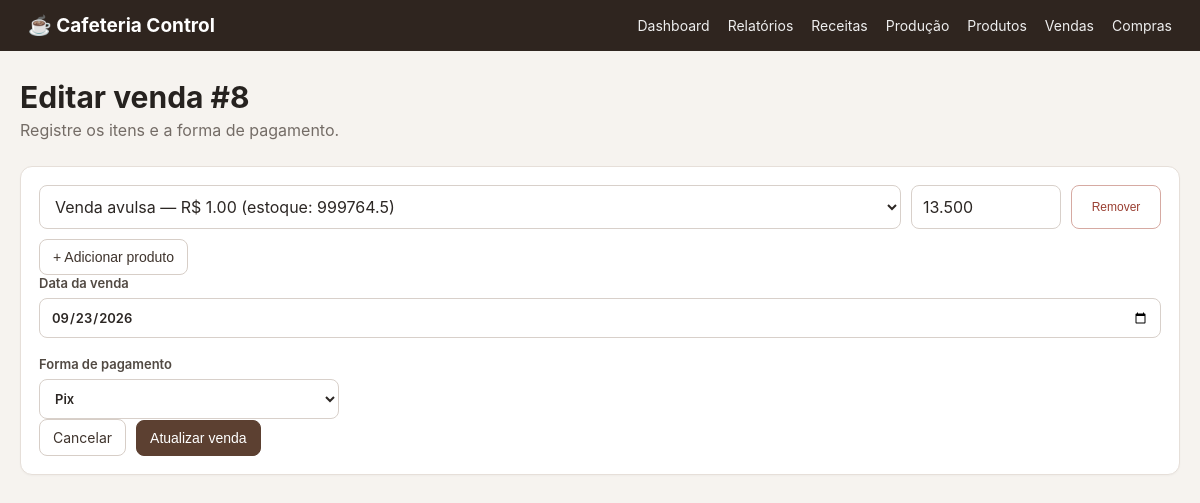
The page /vendas/8/editar on the database its author committed.
### app/models/sale.py (models this page shows, shortened)
class Sale(db.Model):
    __tablename__ = "sales"
    id = db.Column(db.Integer, primary_key=True)
    sale_date = db.Column(db.DateTime, nullable=False, default=datetime.utcnow)
    payment_method = db.Column(db.String(20), nullable=False)
    total = db.Column(db.Numeric(10, 2), nullable=False, default=Decimal("0.00"))
    created_at = db.Column(db.DateTime, nullable=False, default=datetime.utcnow)
    items = db.relationship("SaleItem", back_populates="sale", cascade="all, delete-orphan")

class SaleItem(db.Model):
    __tablename__ = "sale_items"
    id = db.Column(db.Integer, primary_key=True)
    sale_id = db.Column(db.Integer, db.ForeignKey("sales.id"), nullable=False)
    product_id = db.Column(db.Integer, db.ForeignKey("products.id"), nullable=False)
    quantity = db.Column(db.Numeric(10, 3), nullable=False)
    unit_price = db.Column(db.Numeric(10, 2), nullable=False)
    unit_cost = db.Column(db.Numeric(10, 2), nullable=False)
    subtotal = db.Column(db.Numeric(10, 2), nullable=False)
    sale = db.relationship("Sale", back_populates="items")
    product = db.relationship("Product", back_populates="sale_items")

### app/models/product.py (models this page shows, shortened)
class Product(db.Model):
    __tablename__ = "products"
    id = db.Column(db.Integer, primary_key=True)
    category_id = db.Column(db.Integer, db.ForeignKey("categories.id"), nullable=False)
    name = db.Column(db.String(150), nullable=False, unique=True)
    cost = db.Column(db.Numeric(10, 2), nullable=False, default=Decimal("0.00"))
    sale_price = db.Column(db.Numeric(10, 2), nullable=False, default=Decimal("0.00"))
    stock_quantity = db.Column(db.Numeric(10, 3), nullable=False, default=Decimal("0"))
    min_stock = db.Column(db.Numeric(10, 3), nullable=False, default=Decimal("0"))
    active = db.Column(db.Boolean, nullable=False, default=True)
    created_at = db.Column(db.DateTime, nullable=False, default=datetime.utcnow)
    updated_at = db.Column(db.DateTime, nullable=False, default=datetime.utcnow, onupdate=datetime.utcnow)
    category = db.relationship("Category", back_populates="products")
    sale_items = db.relationship("SaleItem", back_populates="product")
    purchase_items = db.relationship("PurchaseItem", back_populates="product")
    stock_movements = db.relationship("StockMovement", back_populates="product")

### app/routes/sales.py (the view, shortened to what this page needs)
@sales_bp.route("/<int:sale_id>/editar", methods=["GET", "POST"])
def edit(sale_id):
    sale = Sale.query.get_or_404(sale_id)
    products = Product.query.filter_by(active=True).order_by(Product.name).all()
    return render_template("sales/form.html", sale=sale, products=products)

### app/templates/sales/form.html (shortened to what this page needs)
{% extends "base.html" %}
{% block content %}
<div class="page-header"><div><h1>{% if sale %}Editar venda #{{ sale.id }}{% else %}Nova venda{% endif %}</h1><p>Registre os itens e a forma de pagamento.</p></div></div>
<form method="post" class="panel" id="sale-form">
<div id="sale-items">
{% if sale %}
  {% for item in sale.items %}
  <div class="sale-row">
  <select name="product_id[]" required>{% for product in products %}<option value="{{ product.id }}" {% if product.id == item.product_id %}selected{% endif %}>{{ product.name }} — R$ </option>{% endfor %}</select>
  <input name="quantity[]" type="number" min="1" step="1" value="{{ item.quantity }}" required>
  <button class="btn small danger-outline remove-row" type="button">Remover</button>
  </div>
  {% endfor %}
{% endif %}
</div>
<div class="form-actions"><button class="btn" type="button" id="add-sale-row">+ Adicionar produto</button></div>
<label>Data da venda<input name="sale_date" type="date" id="sale-date" value="{% if sale %}{{ sale.sale_date.strftime('%Y-%m-%d') }}{% endif %}" required></label>
<label class="payment-label">Forma de pagamento<select name="payment_method" required><option value="PIX" {% if sale and sale.payment_method == 'PIX' %}selected{% endif %}>Pix</option></select></label>
<div class="form-actions"><a class="btn" href="{{ url_for('sales.index') }}">Cancelar</a><button class="btn primary" type="submit">{% if sale %}Atualizar venda{% else %}Registrar venda{% endif %}</button></div>
</form>
{% endblock %}

### app/static/css/style.css (style rules this page uses)
:root { font-family: -apple-system, BlinkMacSystemFont, "Segoe UI", sans-serif; color: #26221f; background: #f6f3ef; }
* { box-sizing: border-box; }
body { margin: 0; }
a { color: #5c4031; text-decoration: none; }
.page-header { display:flex; justify-content:space-between; align-items:flex-start; gap:20px; margin-bottom:26px; }
h1 { margin:0 0 5px; font-size:30px; }
p { margin:0; color:#746c66; }
.actions, .form-actions { display:flex; gap:10px; align-items:center; flex-wrap:wrap; }
.btn { display:inline-flex; align-items:center; justify-content:center; border:1px solid #d7cec7; background:#fff; color:#3f342d; border-radius:8px; padding:9px 13px; font-size:14px; cursor:pointer; }
.btn.primary { background:#5c4031; border-color:#5c4031; color:#fff; }
.btn.small { padding:6px 9px; font-size:12px; }
.danger-outline { border-color:#d6aaa2; color:#9a3f32; }
.panel { background:#fff; border:1px solid #e6dfd9; border-radius:12px; padding:18px; margin-bottom:16px; box-shadow:0 1px 2px rgba(0,0,0,.03); }
label { display:grid; gap:7px; font-size:13px; font-weight:600; color:#514942; }
input, select { width:100%; border:1px solid #d8d0ca; border-radius:8px; padding:10px 11px; background:#fff; color:#2c2724; font:inherit; }
.payment-label { max-width:300px; margin-top:18px; }
.sale-row { display:grid; grid-template-columns:1fr 150px 90px; gap:10px; margin-bottom:10px; }

### rows shown on the page
Sale: id "8", sale_date "09/23/2026", payment_method "Pix"
SaleItem: product.name "Venda avulsa — R$ 1.00 (estoque: 999764.5)", quantity "13.500"
